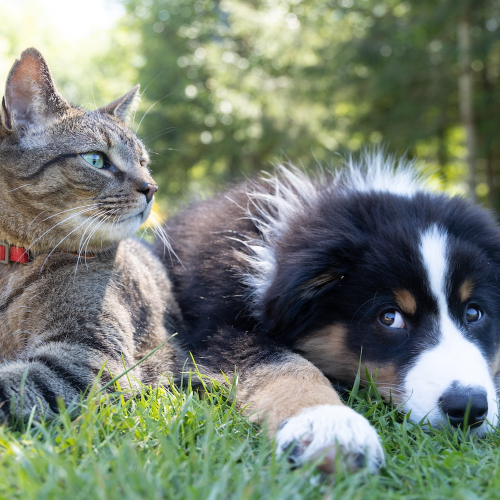
#> input picture Evaluation/DragDiffusion/lora/samples/cat_dog/andrew-s-ouo1hbizWwo-unsplash.jpg, 1000 x 1000 px (shown at 1/2 size); its folder holds only this picture in this run
$ python -i geodiff_utils.py   (imports and definitions only)   (Python 2 division)
#> lines starting #> are read from the running program, lines starting #| are printed output that depends on the picture
import numpy as np
import cv2, glob, argparse, os
import matplotlib.pyplot as plt
import gradio as gr
from PIL import Image
from PIL.ImageOps import exif_transpose
import PIL
from copy import deepcopy

def count_folders(directory):
    return len([name for name in os.listdir(directory) if os.path.isdir(os.path.join(directory, name))])

def create_folder(directory):
    os.makedirs(directory, exist_ok = True)

def complete_path(directory):
    return os.path.join(directory, "")


# [20 lines left out: functions read_image, read_txt_file, not called in this run]

def file_exists(f_path):
    return os.path.exists(f_path)

# [249 lines left out: functions read_exp, get_axis_points, translateMatrixFromVector, project_points_to_3D, get_geodiff_translation, draw_axis and 7 more, not called in this run]

def store_img(img, length=512):
    image, mask = img["image"], np.float32(img["mask"][:, :, 0]) / 255.
    height,width,_ = image.shape
    image = Image.fromarray(image)
    image = exif_transpose(image)
    image = image.resize((length,int(length*height/width)), PIL.Image.BILINEAR)
    mask  = cv2.resize(mask, (length,int(length*height/width)), interpolation=cv2.INTER_NEAREST)
    image = np.array(image)

    if mask.sum() > 0:
        mask = np.uint8(mask > 0)
        masked_img = mask_image(image, 1 - mask, color=[0, 0, 0], alpha=0.3)
    else:
        masked_img = image.copy()
    # when new image is uploaded, `selected_points` should be empty
    return image, [], masked_img, mask


# [46 lines left out: functions get_points_geodiff, draw_points, not called in this run]

>>> import cv2
>>> picture = cv2.imread('../../../DragDiffusion/lora/samples/cat_dog/andrew-s-ouo1hbizWwo-unsplash.jpg', cv2.IMREAD_GRAYSCALE)
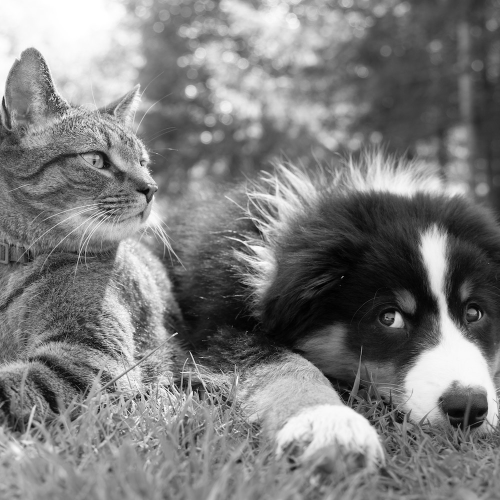
#> picture: shape (1000, 1000) (shown at 1/2 size); min 0, max 255, mean 125.5
>>> result = store_img(picture)
#> (the run stopped early here; a loop or call above may not have finished)
